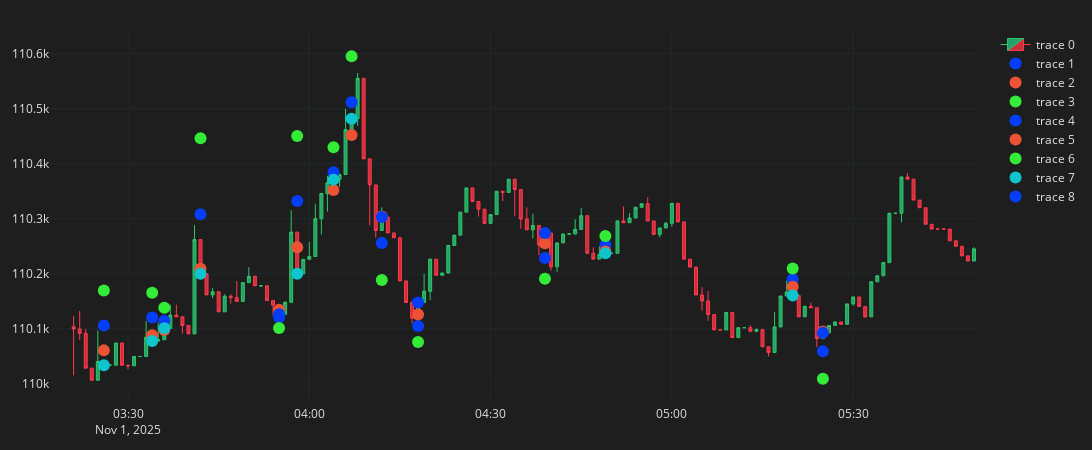

Source (notebook cell):
### Code cell
fig = go.Figure()

fig.add_trace(go.Candlestick(   #Adding candlestick chart
    x=df_plot.open_time, open=df_plot.open, high=df_plot.high, low=df_plot.low, close=df_plot.close,
    line=dict(width=1), opacity=1,
    increasing_line_color='#2EC866', 
    decreasing_line_color='#FF3A4C',
    increasing_fillcolor='#24A06B', 
    decreasing_fillcolor='#CC2E3B',
    )) 
for i in range(0, 3):
    fig.add_trace(go.Scatter(
        x=df_buys.open_time,
        y=df_buys[plot_cols[i]],
        mode='markers',
        marker=dict(color=plot_colors[i], size=12)
    ))
for i in range(0, 3):
    fig.add_trace(go.Scatter(
        x=df_sells.open_time,
        y=df_sells[plot_cols[i]],
        mode='markers',
        marker=dict(color=plot_colors[i], size=12)
    ))

fig.add_trace(go.Scatter(
    x=df_buys.open_time,
    y=df_buys.close,
    mode='markers',
    marker=dict(color='#0ec4ce', size=12)
))

fig.add_trace(go.Scatter(
    x=df_sells.open_time,
    y=df_sells.close,
    mode='markers',
    marker=dict(color='#043ef9', size=12)
))

fig.update_layout(width=1100, height=450,
                  margin=dict(l=30, r=30, t=30, b=30),
                  font=dict(color='#e1e1e1'), 
                  paper_bgcolor='#1e1e1e',
                  plot_bgcolor='#1e1e1e')

fig.update_xaxes(
    gridcolor='#1f292f',
    showgrid=True,fixedrange=True,rangeslider=dict(visible=False)
    #rangebreaks=[dict(bounds=["sat", "mon"])]
)
 
fig.update_yaxes(
    gridcolor='#1f292f',
    showgrid=True
)
fig.show()

### Figure 1 — Plotly figure (JSON) as saved in the notebook; plotly's stock layout.template omitted (floating-point values rounded to 4 significant figures; data arrays with more than 128 entries replaced by an {"elided": "..."} marker saying what was removed)
{"data": [{"close": {"elided": "150 float values"}, "decreasing": {"fillcolor": "#CC2E3B", "line": {"color": "#FF3A4C"}}, "high": {"elided": "150 float values"}, "increasing": {"fillcolor": "#24A06B", "line": {"color": "#2EC866"}}, "line": {"width": 1}, "low": {"elided": "150 float values"}, "opacity": 1, "open": {"elided": "150 float values"}, "type": "candlestick", "x": {"elided": "150 str values"}}, {"marker": {"color": "#043ef9", "size": 12}, "mode": "markers", "type": "scatter", "x": ["2025-11-01 03:26:00+00:00", "2025-11-01 03:34:00+00:00", "2025-11-01 03:36:00+00:00", "2025-11-01 03:42:00+00:00", "2025-11-01 03:58:00+00:00", "2025-11-01 04:04:00+00:00", "2025-11-01 04:07:00+00:00", "2025-11-01 04:49:00+00:00", "2025-11-01 05:20:00+00:00"], "y": [110100.0, 110100.0, 110100.0, 110300.0, 110300.0, 110400.0, 110500.0, 110300.0, 110200.0]}, {"marker": {"color": "#eb5334", "size": 12}, "mode": "markers", "type": "scatter", "x": ["2025-11-01 03:26:00+00:00", "2025-11-01 03:34:00+00:00", "2025-11-01 03:36:00+00:00", "2025-11-01 03:42:00+00:00", "2025-11-01 03:58:00+00:00", "2025-11-01 04:04:00+00:00", "2025-11-01 04:07:00+00:00", "2025-11-01 04:49:00+00:00", "2025-11-01 05:20:00+00:00"], "y": [110100.0, 110100.0, 110100.0, 110200.0, 110200.0, 110400.0, 110500.0, 110200.0, 110200.0]}, {"marker": {"color": "#34eb37", "size": 12}, "mode": "markers", "type": "scatter", "x": ["2025-11-01 03:26:00+00:00", "2025-11-01 03:34:00+00:00", "2025-11-01 03:36:00+00:00", "2025-11-01 03:42:00+00:00", "2025-11-01 03:58:00+00:00", "2025-11-01 04:04:00+00:00", "2025-11-01 04:07:00+00:00", "2025-11-01 04:49:00+00:00", "2025-11-01 05:20:00+00:00"], "y": [110200.0, 110200.0, 110100.0, 110400.0, 110500.0, 110400.0, 110600.0, 110300.0, 110200.0]}, {"marker": {"color": "#043ef9", "size": 12}, "mode": "markers", "type": "scatter", "x": ["2025-11-01 03:55:00+00:00", "2025-11-01 04:12:00+00:00", "2025-11-01 04:18:00+00:00", "2025-11-01 04:39:00+00:00", "2025-11-01 05:25:00+00:00"], "y": [110100.0, 110300.0, 110100.0, 110200.0, 110100.0]}, {"marker": {"color": "#eb5334", "size": 12}, "mode": "markers", "type": "scatter", "x": ["2025-11-01 03:55:00+00:00", "2025-11-01 04:12:00+00:00", "2025-11-01 04:18:00+00:00", "2025-11-01 04:39:00+00:00", "2025-11-01 05:25:00+00:00"], "y": [110100.0, 110300.0, 110100.0, 110300.0, 110100.0]}, {"marker": {"color": "#34eb37", "size": 12}, "mode": "markers", "type": "scatter", "x": ["2025-11-01 03:55:00+00:00", "2025-11-01 04:12:00+00:00", "2025-11-01 04:18:00+00:00", "2025-11-01 04:39:00+00:00", "2025-11-01 05:25:00+00:00"], "y": [110100.0, 110200.0, 110100.0, 110200.0, 110000.0]}, {"marker": {"color": "#0ec4ce", "size": 12}, "mode": "markers", "type": "scatter", "x": ["2025-11-01 03:26:00+00:00", "2025-11-01 03:34:00+00:00", "2025-11-01 03:36:00+00:00", "2025-11-01 03:42:00+00:00", "2025-11-01 03:58:00+00:00", "2025-11-01 04:04:00+00:00", "2025-11-01 04:07:00+00:00", "2025-11-01 04:49:00+00:00", "2025-11-01 05:20:00+00:00"], "y": [110000.0, 110100.0, 110100.0, 110200.0, 110200.0, 110400.0, 110500.0, 110200.0, 110200.0]}, {"marker": {"color": "#043ef9", "size": 12}, "mode": "markers", "type": "scatter", "x": ["2025-11-01 03:55:00+00:00", "2025-11-01 04:12:00+00:00", "2025-11-01 04:18:00+00:00", "2025-11-01 04:39:00+00:00", "2025-11-01 05:25:00+00:00"], "y": [110100.0, 110300.0, 110100.0, 110300.0, 110100.0]}], "layout": {"font": {"color": "#e1e1e1"}, "height": 450, "margin": {"b": 30, "l": 30, "r": 30, "t": 30}, "paper_bgcolor": "#1e1e1e", "plot_bgcolor": "#1e1e1e", "width": 1100, "xaxis": {"fixedrange": true, "gridcolor": "#1f292f", "rangeslider": {"visible": false}, "showgrid": true}, "yaxis": {"gridcolor": "#1f292f", "showgrid": true}}}
